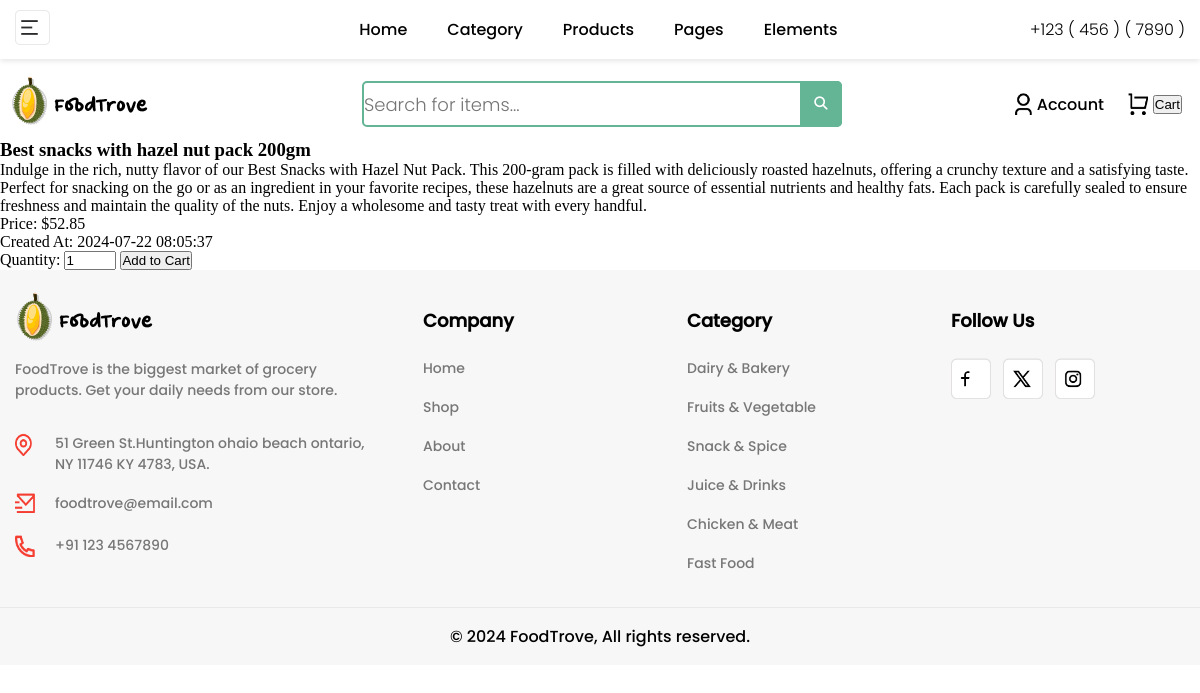
The app's page /products/end_search.php?item_name=Best snacks with hazel nut pack 200gm with its own data.
### tables this page shows
CREATE TABLE products (
    id INT AUTO_INCREMENT PRIMARY KEY,
    name VARCHAR(100) NOT NULL,
    description TEXT NOT NULL,
    img_link VARCHAR(255) DEFAULT NULL,
    price DECIMAL(10, 2) NOT NULL,
    created_at TIMESTAMP DEFAULT CURRENT_TIMESTAMP
);

### products/end_search.php (the view, shortened to what this page needs)
<!DOCTYPE html>
<html lang="en">
<head>
    <link rel="stylesheet" href="assets\css\main.css">
    <link rel="stylesheet" href="assets\css\header.css">
</head>
<?php
include __DIR__ . '/../includes/header.php';
include __DIR__ . '/../includes/db.php';
$product_name = $_GET['item_name'];
$sql = "SELECT * FROM products WHERE name LIKE ?";
$stmt = $pdo->prepare($sql);
$stmt->execute(['%' . $product_name . '%']);
$obj_array = $stmt->fetchAll(PDO::FETCH_ASSOC);
?>
<div class="cart">
    <div class="cart-item">
        <?php foreach ($obj_array as $product): ?>
            <h3><?php echo htmlspecialchars($product['name'], ENT_QUOTES, 'UTF-8'); ?></h3>
            <p><?php echo htmlspecialchars($product['description'], ENT_QUOTES, 'UTF-8'); ?></p>
            <p>Price: $<?php echo htmlspecialchars($product['price'], ENT_QUOTES, 'UTF-8'); ?></p>
            <p>Created At: <?php echo htmlspecialchars($product['created_at'], ENT_QUOTES, 'UTF-8'); ?></p>
            <form action="/cart/add.php" method="POST">
                <label for="quantity">Quantity:</label>
                <input type="number" id="quantity" name="quantity" min="1" max="20" value="1">
                <button type="submit">Add to Cart</button>
            </form>
        <?php endforeach; ?>
    </div>
</div>
<?php
include __DIR__ . '/../includes/footer.php';
?>

### assets/css/main.css (style rules this page uses)
:root { --main-font-family: 'Poppins', sans-serif; --light-font-family: 'LightPoppins', sans-serif; --bold-font-family: 'BoldPoppins', sans-serif; --second-font-family: 'QuickSand', sans-serif; --main-background-color: #F7F7F8; --second-font-family-bold: 'QuickSandBold', sans-serif; --hover-button-color: #f42618; --button-color: #F53E32; }

### assets/css/footer.css (style rules this page uses)
* { margin: 0; padding: 0; box-sizing: border-box; }

### records on screen
products: name "Best snacks with hazel nut pack 200gm", description "Indulge in the rich, nutty flavor of our Best Snacks with Hazel Nut Pack. This 200-gram pack is filled with deliciously roasted hazelnuts, offering a crunchy texture and a satisfying taste. Perfect for snacking on the go or as an ingredient in your favorite recipes, these hazelnuts are a great source of essential nutrients and healthy fats. Each pack is carefully sealed to ensure freshness and maintain the quality of the nuts. Enjoy a wholesome and tasty treat with every handful.", price "52.85", created_at "2024-07-22 08:05:37"
